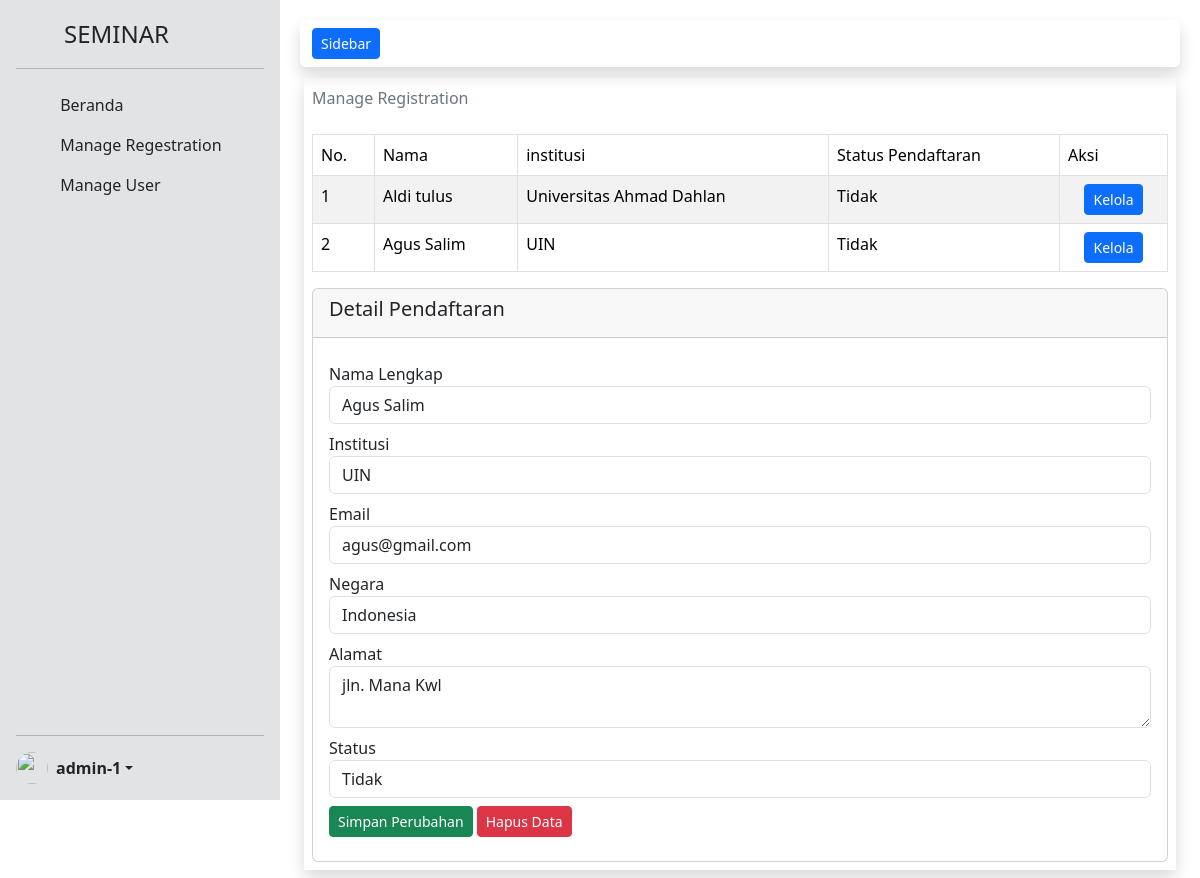
The app's page /view/view_manage_registration.php?id=2 (signed in) with its own data.
### tables this page shows
CREATE TABLE `registration` (
  `id_registration` int(11) NOT NULL,
  `nama` varchar(50) NOT NULL,
  `email` varchar(50) NOT NULL,
  `insitusi` varchar(100) NOT NULL,
  `negara` varchar(50) NOT NULL,
  `alamat` varchar(250) NOT NULL,
  `status` enum('belum','Terdaftar','Tidak') NOT NULL,
  `is_delete` enum('0','1') NOT NULL
);

### view/view_manage_registration.php (the view, shortened to what this page needs)
<?php include "../layout/header.php";
require_once "../public/manage_registration.php";
$sqlShowData = mysqli_query($conn, "SELECT * FROM registration WHERE is_delete = '0'");
if (isset($_GET['id'])) {
    $id = $_GET['id'];
    $sqlShowDetailData = mysqli_query($conn, "SELECT * FROM registration WHERE id_registration = '$id'");
}
?>
<main class="main px-4">
    <div class="my-2 shadow p-2">
        <span class="text-secondary">Manage Registration</span>
        <table class="table table-bordered table-striped mt-2 mt-4">
            <thead>
                <tr>
                    <td>No.</td>
                    <td>Nama</td>
                    <td>institusi</td>
                    <td>Status Pendaftaran</td>
                    <td>Aksi</td>
                </tr>
            </thead>
            <tbody>
                <?php $no = 1;
                foreach ($sqlShowData as $data): ?>
                    <tr>
                        <td><?= $no++; ?></td>
                        <td><?= $data['nama']; ?></td>
                        <td><?= $data['insitusi']; ?></td>
                        <td><?= $data['status']; ?></td>
                        <td>
                            <center>
                                <a href="?id=<?= $data['id_registration'] ?>">
                                    <button id="btnShowDetail" name="data" class="btn btn-primary btn-sm">Kelola</button>
                                </a>
                            </center>
                        </td>
                    </tr>
                <?php endforeach; ?>
            </tbody>
        </table>
        <div id="detailContainer" class="cardDetail card card-light rounded">
            <div class="card-header">
                <h5 class="card-title">Detail Pendaftaran</h5>
            </div>
            <?php if (isset($_GET['id'])) : ?>
                <?php foreach ($sqlShowDetailData as $data) : ?>
                    <div class="card-body">
                        <form action="" method="POST">
                            <div class="form-group my-2">
                                <label for="nama">Nama Lengkap</label>
                                <input type="text" name="nama" value="<?= $data['nama'] ?>" class="form-control" id="nama" readonly>
                            </div>
                            <div class="form-group my-2">
                                <label for="institusi">Institusi</label>
                                <input type="text" name="institusi" value="<?= $data['insitusi'] ?>" class="form-control" id="institusi" readonly>
                            </div>
                            <div class="form-group my-2">
                                <label for="email">Email</label>
                                <input type="text" name="email" value="<?= $data['email'] ?>" class="form-control" id="email" readonly>
                            </div>
                            <div class="form-group my-2">
                                <label for="email">Negara</label>
                                <input type="text" name="negara" value="<?= $data['negara'] ?>" class="form-control" id="negara" readonly>
                            </div>
                            <div class="form-group my-2">
                                <label for="email">Alamat</label>
                                <textarea name="alamat" name="" class="form-control" id=""><?= $data['alamat'] ?></textarea>
                            </div>
                            <div class="form-group my-2">
                                <label for="email">Status</label>
                                <select name="status" id="status" class="form-control">
                                    <?php if ($data['status'] == 'Terdaftar' or $data['status'] == 'Tidak' or $data['status'] == 'belum') : ?>
                                        <option value="0" selected><?= $data['status']; ?></option>
                                    <?php endif ?>
                                </select>
                            </div>
                            <div class="form-group my-2">
                                <input type="submit" name="edit" class="btn btn-success btn-sm" value="Simpan Perubahan">
                                <input type="submit" name="hapus" class="btn btn-danger btn-sm" value="Hapus Data">
                            </div>
                        </form>
                    </div>
                <?php endforeach ?>
            <?php endif ?>
        </div>
    </div>
</main>
<?php include "../layout/footer.php" ?>

### assets/css/style.css (style rules this page uses)
* { margin: 0; padding: 0; }
.main { margin-left: 280px; padding-top: 70px; }

### records on screen
registration: nama "Aldi tulus", insitusi "Universitas Ahmad Dahlan", status "Tidak"
registration: nama "Agus Salim", insitusi "UIN", status "Tidak", institusi "UIN", email "agus@gmail.com", negara "Indonesia", alamat "jln. Mana Kwl"

### other values on screen
$fitur[0] "Beranda"
$fitur[0] "Manage Regestration"
$fitur[0] "Manage User"
$_SESSION['nama'] "admin-1"
